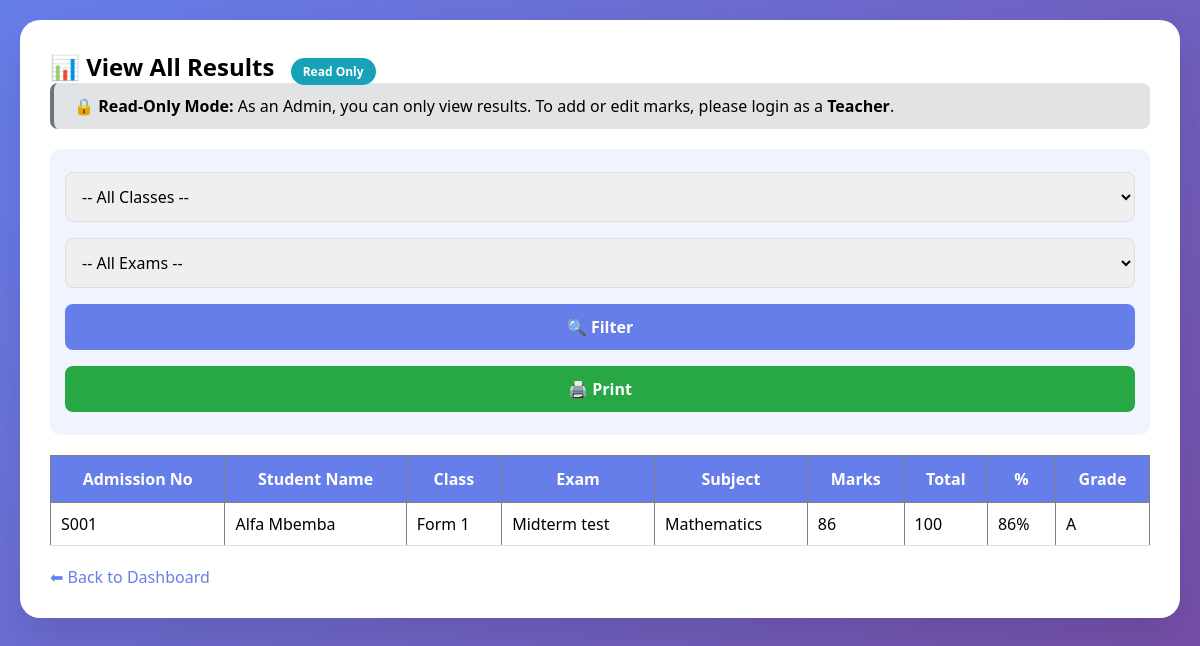
Screenshot of /admin_view_results.php (signed in) with the database file from the repository.
### tables this page shows
CREATE TABLE `results` (
  `id` int(11) NOT NULL,
  `student_id` int(11) DEFAULT NULL,
  `exam_name` varchar(50) DEFAULT NULL,
  `subject` varchar(50) DEFAULT NULL,
  `marks` int(11) DEFAULT NULL,
  `grade` char(2) DEFAULT NULL,
  `total_marks` int(11) DEFAULT 100
);

CREATE TABLE `students` (
  `id` int(11) NOT NULL,
  `admission_no` varchar(20) DEFAULT NULL,
  `full_name` varchar(100) DEFAULT NULL,
  `class` varchar(20) DEFAULT NULL,
  `parent_phone` varchar(15) DEFAULT NULL,
  `address` text DEFAULT NULL,
  `fee_paid` decimal(10,2) DEFAULT 0.00,
  `total_fees` decimal(10,2) DEFAULT 5000.00,
  `registered_date` timestamp NOT NULL DEFAULT current_timestamp()
);

### admin_view_results.php (the view, shortened to what this page needs)
<?php
include 'config.php';
function getGrade($marks, $total = 100) {
    $percentage = ($marks / $total) * 100;
    if($percentage >= 80) return 'A';
    return 'E';
}
?>
<!DOCTYPE html>
<html>
<head>
    <link rel="stylesheet" href="style.css">
</head>
<body>
<div class="container">
    <h2>📊 View All Results <span class="readonly-badge">Read Only</span></h2>
    <div class="warning-box">
        🔒 <strong>Read-Only Mode:</strong> As an Admin, you can only view results.
        To add or edit marks, please login as a <strong>Teacher</strong>.
    </div>
    <div class="filter-bar" style="background:#f0f4ff; padding:15px; border-radius:10px; margin-bottom:20px;">
        <form method="GET">
            <select name="class">
                <option value="">-- All Classes --</option>
            </select>
            <select name="exam_name">
                <option value="">-- All Exams --</option>
            </select>
            <button type="submit">🔍 Filter</button>
            <button type="button" onclick="window.print()" style="background:#28a745;">🖨️ Print</button>
        </form>
    </div>
    <?php
    $where = "1=1";
    $results = $conn->query("
        SELECT r.*, s.full_name, s.admission_no, s.class
        FROM results r
        JOIN students s ON r.student_id = s.id
        WHERE $where
        ORDER BY s.class, s.full_name, r.exam_name DESC
    ");
    if($results->num_rows > 0):
    ?>
        <table border="1" cellpadding="10" cellspacing="0" width="100%">
            <thead>
                <tr style="background:#667eea; color:white;">
                    <th>Admission No</th>
                    <th>Student Name</th>
                    <th>Class</th>
                    <th>Exam</th>
                    <th>Subject</th>
                    <th>Marks</th>
                    <th>Total</th>
                    <th>%</th>
                    <th>Grade</th>
                </tr>
            </thead>
            <tbody>
                <?php while($row = $results->fetch_assoc()):
                    $percentage = ($row['marks'] / $row['total_marks']) * 100;
                    $grade = getGrade($row['marks'], $row['total_marks']);
                ?>
                    <tr>
                        <td><?= $row['admission_no'] ?></td>
                        <td><?= $row['full_name'] ?></td>
                        <td><?= $row['class'] ?></td>
                        <td><?= $row['exam_name'] ?></td>
                        <td><?= $row['subject'] ?></td>
                        <td><?= $row['marks'] ?></td>
                        <td><?= $row['total_marks'] ?></td>
                        <td><?= round($percentage, 1) ?>%</td>
                        <td><?= $grade ?></td>
                    </tr>
                <?php endwhile; ?>
            </tbody>
        </table>
    <?php else: ?>
        <div style="background:#f8d7da; padding:15px; border-radius:8px;">
            ❌ No results found.
        </div>
    <?php endif; ?>
    <div style="margin-top: 20px;">
        <a href="index.php">⬅ Back to Dashboard</a>
    </div>
</div>
</body>
</html>

### style.css (style rules this page uses)
* { margin: 0; padding: 0; box-sizing: border-box; font-family: 'Segoe UI', Tahoma, Geneva, Verdana, sans-serif; }
body { background: linear-gradient(135deg, #667eea 0%, #764ba2 100%); min-height: 100vh; padding: 20px; }
.container { max-width: 1200px; margin: auto; background: white; border-radius: 20px; padding: 30px; box-shadow: 0 20px 40px rgba(0,0,0,0.1); }
input, select, textarea, button { width: 100%; padding: 12px; margin: 8px 0; border: 1px solid #ddd; border-radius: 8px; font-size: 16px; }
button { background: #667eea; color: white; border: none; cursor: pointer; font-weight: bold; }
table { width: 100%; border-collapse: collapse; margin: 20px 0; }
th { background: #667eea; color: white; padding: 12px; }
td { padding: 10px; border-bottom: 1px solid #ddd; }
a { color: #667eea; text-decoration: none; }

### admin_view_results.php (style rules this page uses)
.readonly-badge { background: #17a2b8; color: white; padding: 5px 12px; border-radius: 20px; font-size: 12px; margin-left: 10px; }
.warning-box { background: #e2e3e5; border-left: 4px solid #6c757d; padding: 12px 20px; margin-bottom: 20px; border-radius: 8px; }

### rows the page displays
results: student.admission_no "S001", student.full_name "Alfa Mbemba", student.class "Form 1", exam_name "Midterm test", subject "Mathematics", marks "86", total_marks "100", grade "A"
